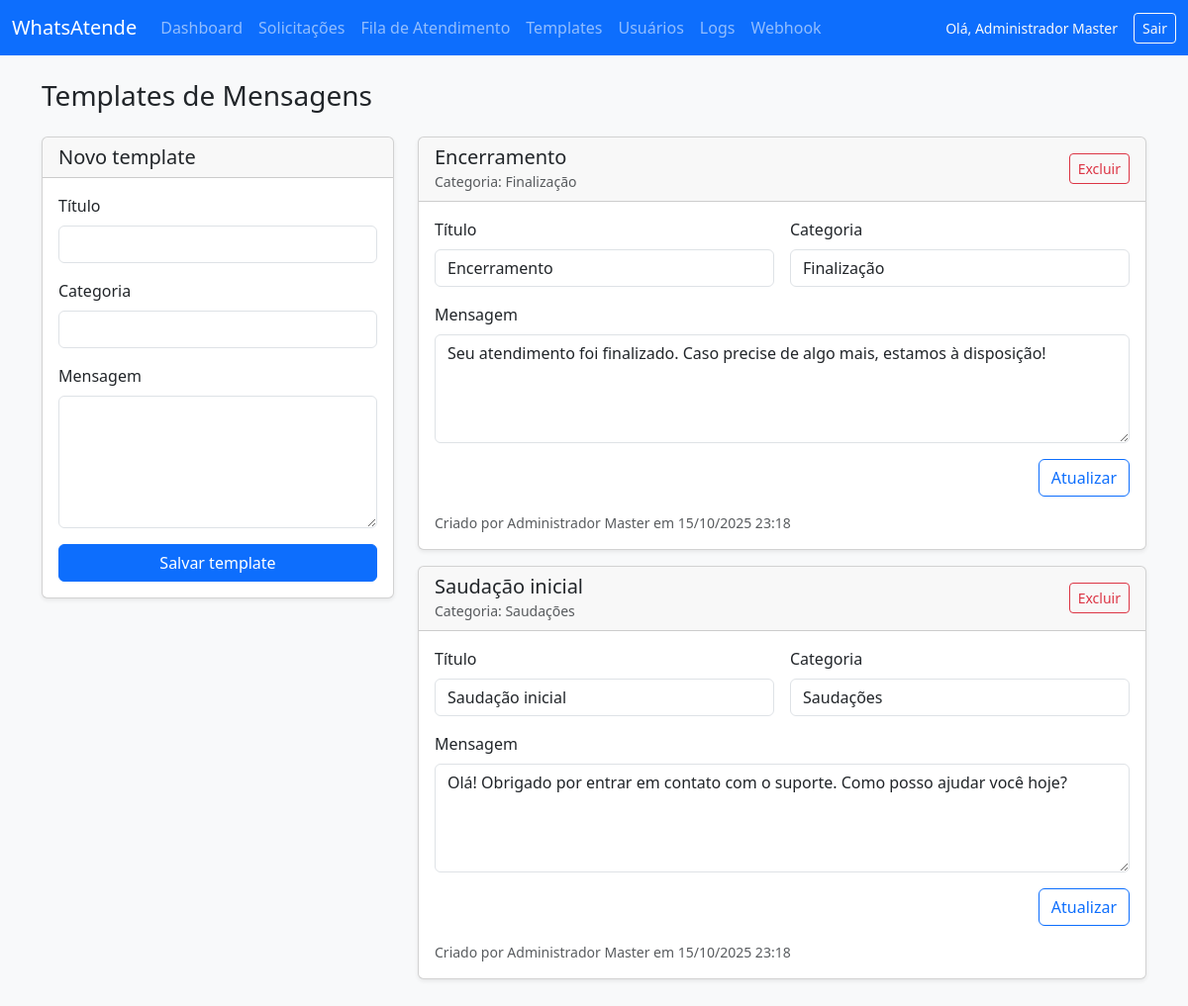
Page /admin/templates (signed in) on the committed database.
### tables this page shows
CREATE TABLE IF NOT EXISTS templates (
    id BIGINT UNSIGNED AUTO_INCREMENT PRIMARY KEY,
    title VARCHAR(150) NOT NULL,
    body TEXT NOT NULL,
    category VARCHAR(100) NULL,
    created_by BIGINT UNSIGNED NOT NULL,
    updated_by BIGINT UNSIGNED NULL,
    created_at DATETIME NOT NULL DEFAULT CURRENT_TIMESTAMP,
    updated_at DATETIME NOT NULL DEFAULT CURRENT_TIMESTAMP ON UPDATE CURRENT_TIMESTAMP,
    CONSTRAINT fk_templates_created_by FOREIGN KEY (created_by) REFERENCES users(id)
        ON UPDATE CASCADE,
    CONSTRAINT fk_templates_updated_by FOREIGN KEY (updated_by) REFERENCES users(id)
        ON UPDATE CASCADE
);

CREATE TABLE IF NOT EXISTS users (
    id BIGINT UNSIGNED AUTO_INCREMENT PRIMARY KEY,
    role_id TINYINT UNSIGNED NOT NULL,
    full_name VARCHAR(150) NOT NULL,
    email VARCHAR(190) NOT NULL UNIQUE,
    cpf CHAR(11) NOT NULL UNIQUE,
    password_hash VARCHAR(255) NOT NULL,
    is_active TINYINT(1) NOT NULL DEFAULT 1,
    last_login_at DATETIME NULL,
    created_at DATETIME NOT NULL DEFAULT CURRENT_TIMESTAMP,
    updated_at DATETIME NOT NULL DEFAULT CURRENT_TIMESTAMP ON UPDATE CURRENT_TIMESTAMP,
    CONSTRAINT fk_users_role FOREIGN KEY (role_id) REFERENCES roles(id)
        ON UPDATE CASCADE
);

### app/helpers.php (called while the page is built, shortened)
<?php
function base_path(string $path = ''): string
{
    $base = dirname(__DIR__);
    return $path === '' ? $base : $base . DIRECTORY_SEPARATOR . ltrim($path, DIRECTORY_SEPARATOR);
}
function view(string $name, array $data = []): void
{
    $viewPath = base_path('app/Views/' . str_replace(['.', '\\'], '/', $name) . '.php');
    extract($data, EXTR_SKIP);
    require $viewPath;
}

### app/Controllers/Admin/TemplateController.php (called while the page is built, shortened)
<?php
class TemplateController
{
    public function index(): void
    {
        view('admin/templates/index', [
            'templates' => $this->templateService->list(),
            'status' => get_flash('admin_status'),
            'error' => get_flash('admin_error'),
            'formErrors' => get_flash('template_errors') ?? [],
            'old' => get_flash('template_old') ?? [],
        ]);
    }
}

### app/Services/TemplateService.php (called while the page is built, shortened)
<?php
class TemplateService
{
    public function list(): array
    {
        $stmt = $this->connection->query(
            'SELECT t.*, u.full_name AS author '
            . 'FROM templates t '
            . 'LEFT JOIN users u ON u.id = t.created_by '
            . 'ORDER BY t.title ASC'
        );
        return $stmt->fetchAll(PDO::FETCH_ASSOC);
    }
}

### app/Views/admin/templates/index.php (the view, shortened to what this page needs)
<?php
$old = $old ?? [];
?>
<!doctype html>
<html lang="pt-BR">
<head>
    <link href="https://cdn.jsdelivr.net/npm/bootstrap@5.3.3/dist/css/bootstrap.min.css" rel="stylesheet">
</head>
<body class="bg-light">
<?php include base_path('app/Views/admin/partials/nav.php'); ?>
<div class="container py-4">
    <div class="d-flex justify-content-between align-items-center mb-4">
        <h1 class="h3 mb-0">Templates de Mensagens</h1>
    </div>
    <div class="row g-4">
        <div class="col-lg-4">
            <div class="card shadow-sm">
                <div class="card-header">
                    <h5 class="mb-0">Novo template</h5>
                </div>
                <div class="card-body">
                    <form method="POST" action="/admin/templates">
                        <div class="mb-3">
                            <label for="title" class="form-label">Título</label>
                            <input type="text" class="form-control" id="title" name="title" required value="<?= htmlspecialchars((string) ($old['title'] ?? '')) ?>">
                        </div>
                        <div class="mb-3">
                            <label for="category" class="form-label">Categoria</label>
                            <input type="text" class="form-control" id="category" name="category" value="<?= htmlspecialchars((string) ($old['category'] ?? '')) ?>">
                        </div>
                        <div class="mb-3">
                            <label for="body" class="form-label">Mensagem</label>
                            <textarea class="form-control" id="body" name="body" rows="5" required><?= htmlspecialchars((string) ($old['body'] ?? '')) ?></textarea>
                        </div>
                        <button type="submit" class="btn btn-primary w-100">Salvar template</button>
                    </form>
                </div>
            </div>
        </div>
        <div class="col-lg-8">
            <?php foreach ($templates as $template): ?>
                <div class="card shadow-sm mb-3">
                    <div class="card-header d-flex justify-content-between align-items-center">
                        <div>
                            <h5 class="mb-0"><?= htmlspecialchars((string) ($template['title'] ?? '')) ?></h5>
                            <small class="text-muted text-capitalize">Categoria: <?= htmlspecialchars((string) ($template['category'] ?? 'Geral')) ?></small>
                        </div>
                        <form method="POST" action="/admin/templates/<?= urlencode((string) ($template['id'] ?? '')) ?>/delete" onsubmit="return confirm('Deseja remover este template?');">
                            <button type="submit" class="btn btn-sm btn-outline-danger">Excluir</button>
                        </form>
                    </div>
                    <div class="card-body">
                        <form method="POST" action="/admin/templates/<?= urlencode((string) ($template['id'] ?? '')) ?>" class="row g-3 align-items-end">
                            <div class="col-md-6">
                                <label class="form-label">Título</label>
                                <input type="text" name="title" class="form-control" required value="<?= htmlspecialchars((string) ($template['title'] ?? '')) ?>">
                            </div>
                            <div class="col-md-6">
                                <label class="form-label">Categoria</label>
                                <input type="text" name="category" class="form-control" value="<?= htmlspecialchars((string) ($template['category'] ?? '')) ?>">
                            </div>
                            <div class="col-12">
                                <label class="form-label">Mensagem</label>
                                <textarea name="body" class="form-control" rows="4" required><?= htmlspecialchars((string) ($template['body'] ?? '')) ?></textarea>
                            </div>
                            <div class="col-12 text-end">
                                <button type="submit" class="btn btn-outline-primary">Atualizar</button>
                            </div>
                        </form>
                        <?php if (!empty($template['author'])): ?>
                            <p class="text-muted small mt-3 mb-0">Criado por <?= htmlspecialchars((string) $template['author']) ?> em <?= htmlspecialchars(date('d/m/Y H:i', strtotime($template['created_at'] ?? 'now'))) ?></p>
                        <?php endif; ?>
                    </div>
                </div>
            <?php endforeach; ?>
        </div>
    </div>
</div>
</body>
</html>

### public/index.php (shortened to what this page needs)
<?php
require __DIR__ . '/../app/helpers.php';
if (!function_exists('resolve')) {
    function resolve(string $abstract): mixed
    {
        $entry = $GLOBALS['container'][$abstract];
        if (is_callable($entry)) {
            $entry = $entry();
        }
        return $entry;
    }
}
$routes = require base_path('routes/web.php');
$method = $_SERVER['REQUEST_METHOD'] ?? 'GET';
$uri = parse_url($_SERVER['REQUEST_URI'] ?? '/', PHP_URL_PATH) ?: '/';
foreach ($routes as [$httpVerb, $pattern, $handler]) {
    if (strtoupper($httpVerb) !== strtoupper($method)) {
        continue;
    }
    $regex = '#^' . preg_replace('#\{([^}/]+)\}#', '(?P<$1>[^/]+)', $pattern) . '$#';
    if (!preg_match($regex, $uri, $matches)) {
        continue;
    }
    $params = array_filter(
        $matches,
        static fn ($key) => !is_int($key),
        ARRAY_FILTER_USE_KEY
    );
    $params = array_map(static fn ($value) => is_numeric($value) ? (int) $value : $value, $params);
    if (is_array($handler)) {
        [$class, $action] = $handler;
        $controller = resolve($class);
        $controller->{$action}(...array_values($params));
    } elseif (is_callable($handler)) {
        $handler(...array_values($params));
    }
    break;
}

### rows in the picture
templates: title "Encerramento", category "Finalização", body "Seu atendimento foi finalizado. Caso precise de algo mais, estamos à disposição!", created_by.full_name "Administrador Master", created_at "15/10/2025 23:18"
templates: title "Saudação inicial", category "Saudações", body "Olá! Obrigado por entrar em contato com o suporte. Como posso ajudar você hoje?", created_by.full_name "Administrador Master", created_at "15/10/2025 23:18"
